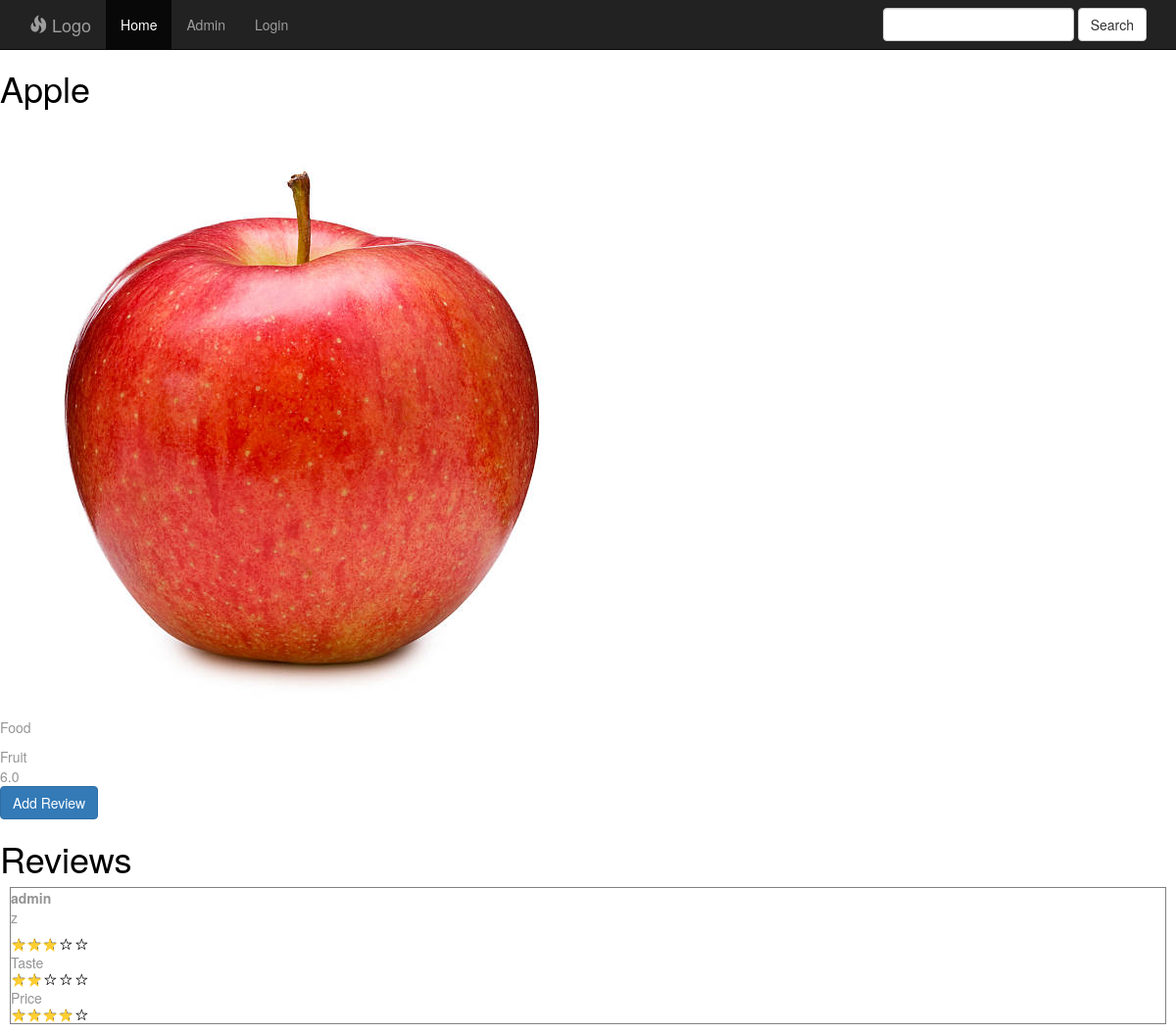
/product/1/, run on the app's committed database.
### reviewmania/models.py (models this page shows, shortened)
class Product(models.Model):
    title = models.CharField(max_length=100)
    description = models.TextField()
    category = models.ForeignKey(Category, on_delete=models.CASCADE)
    main_photo = models.ImageField(upload_to="products", blank=True)
    def average_rating(self):
        return self.review_set.aggregate(Avg('score__value'))['score__value__avg']

class Category(models.Model):
    name = models.CharField(max_length=100)
    def __str__(self) -> str:
        return self.name

class Review(models.Model):
    user = models.ForeignKey(settings.AUTH_USER_MODEL,on_delete=models.SET(get_sentinel_user))
    product = models.ForeignKey(Product, on_delete=models.CASCADE)
    text = models.TextField()
    def average_rating(self):
        return self.score_set.aggregate(avg_value=Avg('value'))['avg_value']

class Score(models.Model):
    criteria = models.ForeignKey(Criteria, on_delete=models.CASCADE)
    review = models.ForeignKey(Review, on_delete=models.CASCADE)
    value = models.IntegerField(validators=[MaxValueValidator(10), MinValueValidator(1)])

class Criteria(models.Model):
    name = models.CharField(max_length=100)
    categories = models.ManyToManyField(Category)
    def __str__(self) -> str:
        return self.name

### reviewmania/views.py (the view)
# urls.py: path('product/<int:pk>/', ProductDetailView.as_view(), name='product_detail'),
class ProductDetailView(DetailView):
    model = Product

### reviewmania/templates/reviewmania/product_detail.html (shortened to what this page needs)
{% extends "reviewmania/base.html" %}
{% load static %}
{% block content %}
    <h1>{{ object.title }}</h1>
    <section>
        {% if object.main_photo %}
            <img src="{{ object.main_photo.url }}">
        {% endif %}
        <p>{{ object.category }}</p>
        {{ object.description }}
        <div>{{ object.average_rating}}</div>
        <a href="{% url 'product_review' product.pk %}" class="btn btn-primary">Add Review</a>
    </section>
    <div>
        <h1>Reviews</h1>
        {% for review in object.review_set.all %}
            <div class="review">
                <b>{{ review.user }}</b>
                <p>{{ review.text }}</p>
                <div class="avg-rating">
                    <div class="avg-rating-value" style="width: {% widthratio review.average_rating 10 100 %}%"></div>
                </div>
                {% for score in review.score_set.all %}
                    <div class="score-criteria">
                        {{ score.criteria }}
                    </div>
                    <div class="score-rating">
                        <div class="score-rating-value" style="width: {% widthratio score.value 10 100 %}%"></div>
                    </div>
                {% endfor %}
            </div>
        {% endfor %}
    </div>
{% endblock content %}

### reviewmania/templates/reviewmania/base.html (shortened to what this page needs)
{% load static %}
<!DOCTYPE html>
<html lang="en">
<head>
    <link href="{% static 'css/bootstrap.min.css' %}" rel="stylesheet">
    <link href="{% static 'css/custom.css' %}" rel="stylesheet">
</head>
<body>
    {% include "reviewmania/nav.html" %}
    {% block content %}
    {% endblock content %}
</body>
</html>

### reviewmania/templates/reviewmania/nav.html (shortened to what this page needs)
<nav class="navbar navbar-inverse navbar-fixed-top" role="navigation">
    <div class="container">
        <div class="navbar-header">
            <a class="navbar-brand" href="#">
                <span class="glyphicon glyphicon-fire"></span>
                Logo
            </a>
        </div>
        <div class="collapse navbar-collapse" id="navbar">
            <ul class="nav navbar-nav">
                <li class="active">
                    <a href="{% url 'home' %}">Home</a>
                </li>
                <li>
                    <a href="{% url 'admin:index' %}">Admin</a>
                </li>
                {% if not user.is_authenticated %}
                    <li>
                        <a href="{% url 'login' %}">Login</a>
                    </li>
                {% endif %}
            </ul>
            <form class="navbar-form navbar-right" role="search" action="{% url 'search' %}" method="get">
                <div class="form-group">
                    <input name="q" type="text" class="form-control">
                </div>
                <button type="submit" class="btn btn-default">Search</button>
            </form>
        </div>
    </div>
</nav>

### reviewmania/static/css/custom.css (style rules this page uses)
body { padding-top: 50px; color: #959595; }
h1, h2, h3, h4, h5, h6 { color: black; }
.review { margin: 10px; background: #fff; border:solid 1px grey; }
.avg-rating { background-image: url(../star.svg); background-size: contain; width: 80px; height: 16px; }
.avg-rating-value { background-image: url(../white-medium-star.svg); background-size: contain; height: 100%; }
.score-rating { background-image: url(../star.svg); background-size: contain; width: 80px; height: 16px; }
.score-rating-value { background-image: url(../white-medium-star.svg); background-size: contain; height: 100%; }

### data on the page
Product: title "Apple", main_photo (picture), category "Food", description "Fruit", average_rating "6.0"
Review: user "admin", text "z"
Score: criteria "Taste"
Score: criteria "Price"
